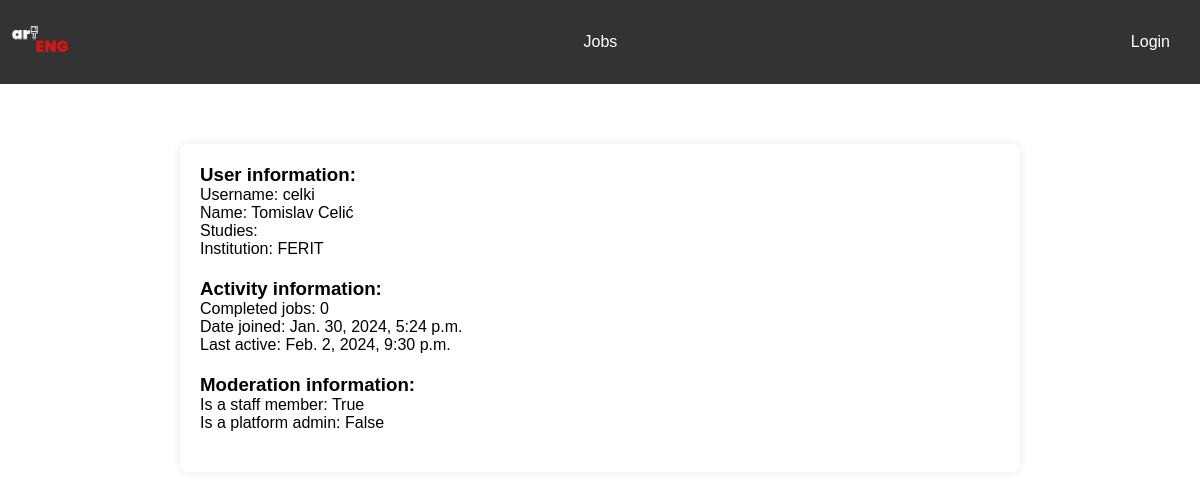
Before: /profile/celki with the older database file.
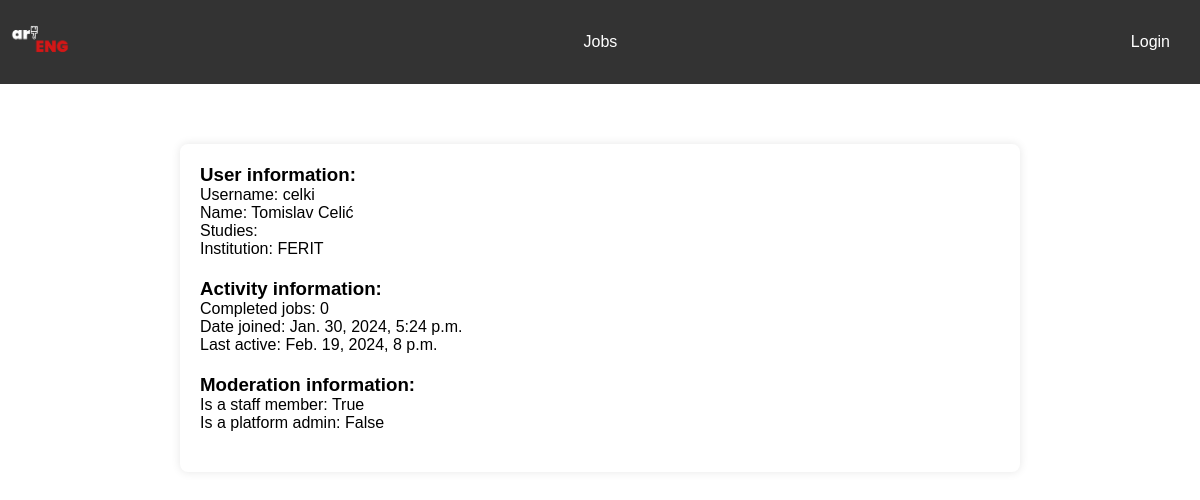
After: the same page with the newer database file.
### jobs/models.py (models this page shows, shortened)
class Student(AbstractBaseUser, PermissionsMixin):
    TYPE_CHOICES = (
        ('art', 'Art Student'),
        ('engineering', 'Engineering Student'),
    )
    email = models.EmailField(unique=True)
    user_name = models.CharField(max_length=20, unique=True)
    balance = models.IntegerField(default=1000)
    USERNAME_FIELD = 'user_name'
    EMAIL_FIELD = 'email'
    REQUIRED_FIELDS = ['email']
    is_active = models.BooleanField(default=True)
    is_superuser = models.BooleanField(default=False)
    is_staff = models.BooleanField(default=False)
    date_joined = models.DateTimeField(default=timezone.now)
    last_login = models.DateTimeField(blank=True, null=True)
    first_name = models.CharField(max_length=30)
    last_name = models.CharField(max_length=30)
    institution = models.CharField(max_length=6)
    student_type = models.CharField(max_length=20, choices=TYPE_CHOICES)
    objects = CustomStudentManager()
    class Meta:
        verbose_name = 'Student'
        verbose_name_plural = 'Students'

### jobs/views.py (the view)
# urls.py: path('profile/<str:username>', profile, name='profile'),
def profile(request, username):
    student = get_object_or_404(Student, user_name=username)
    completed_jobs = Job.objects.filter(assigned_to=student, is_completed=True).count
    context = {
        'student': student,
        'completed_jobs': completed_jobs
    }
    return render(request, 'profile.html', context)

### jobs/templates/profile.html
{% extends "base.html" %}
{% block content %}
  <div class="profile-container">
    <div class="user-information">
      <h3>User information:</h3>
      <p>Username: {{student.user_name}}</p>
      <p>Name: {{student.first_name}} {{student.last_name}}</p>
      <p>Studies: {{user.student_type}}</p>
      <p>Institution: {{student.institution}}</p>
    </div>
    <div class="activity-information">
      <h3>Activity information:</h3>
      <p>Completed jobs: {{completed_jobs}}</p>
      <p>Date joined: {{student.date_joined}}</p>
      <p>Last active: {{student.last_login}}</p>
    </div>
    <div class="moderation-information">
      <h3>Moderation information:</h3>
      <p>Is a staff member: {{student.is_staff}}</p>
      <p>Is a platform admin: {{student.is_superuser}}</p>
    </div>
  </div>
{% endblock %}

Changed rows visible on the page:
changed Student "celki": last_login "Feb. 2, 2024, 9:30 p.m." → "Feb. 19, 2024, 8 p.m."
